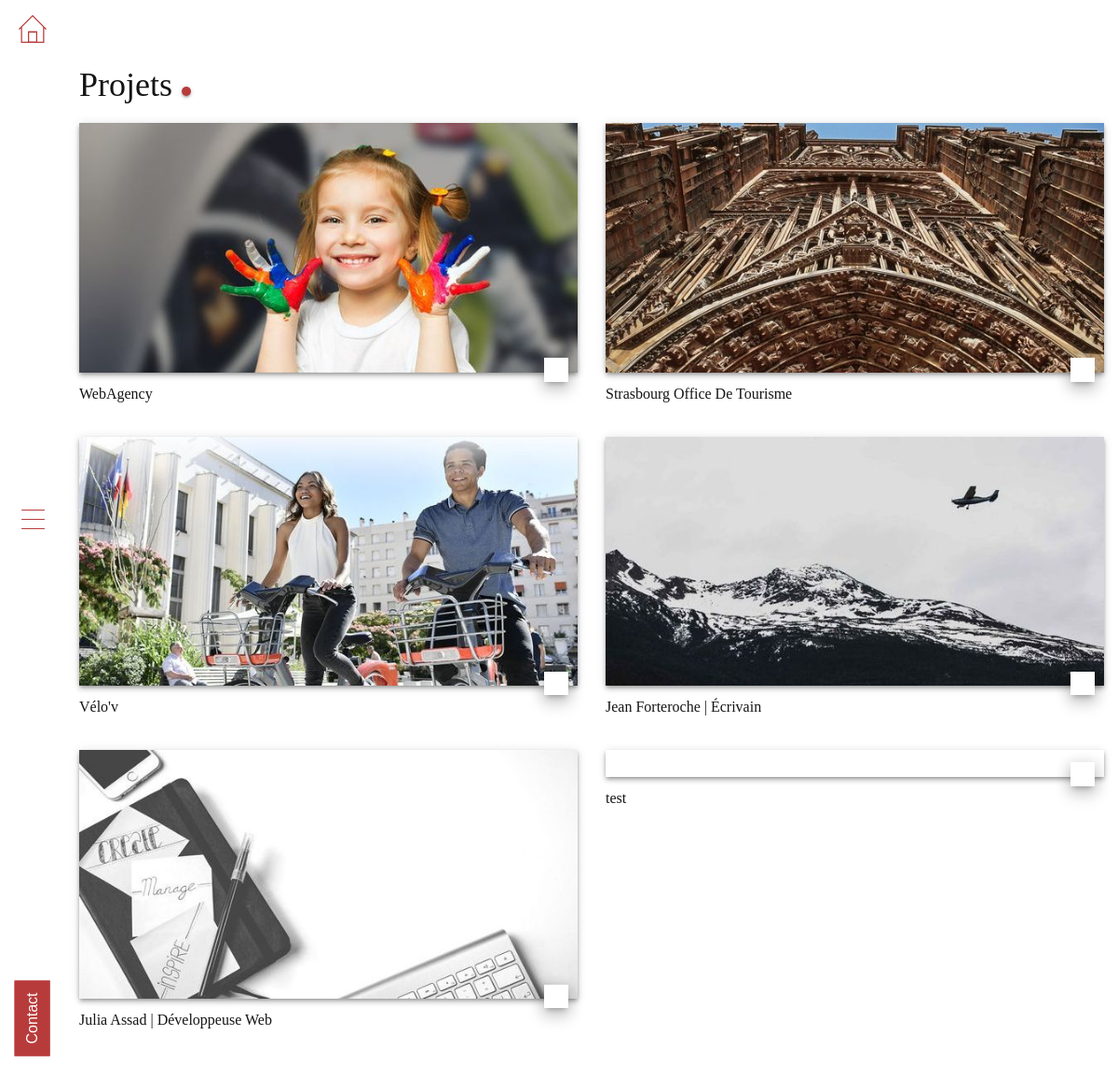
Page /Portfolio on the earlier database version.
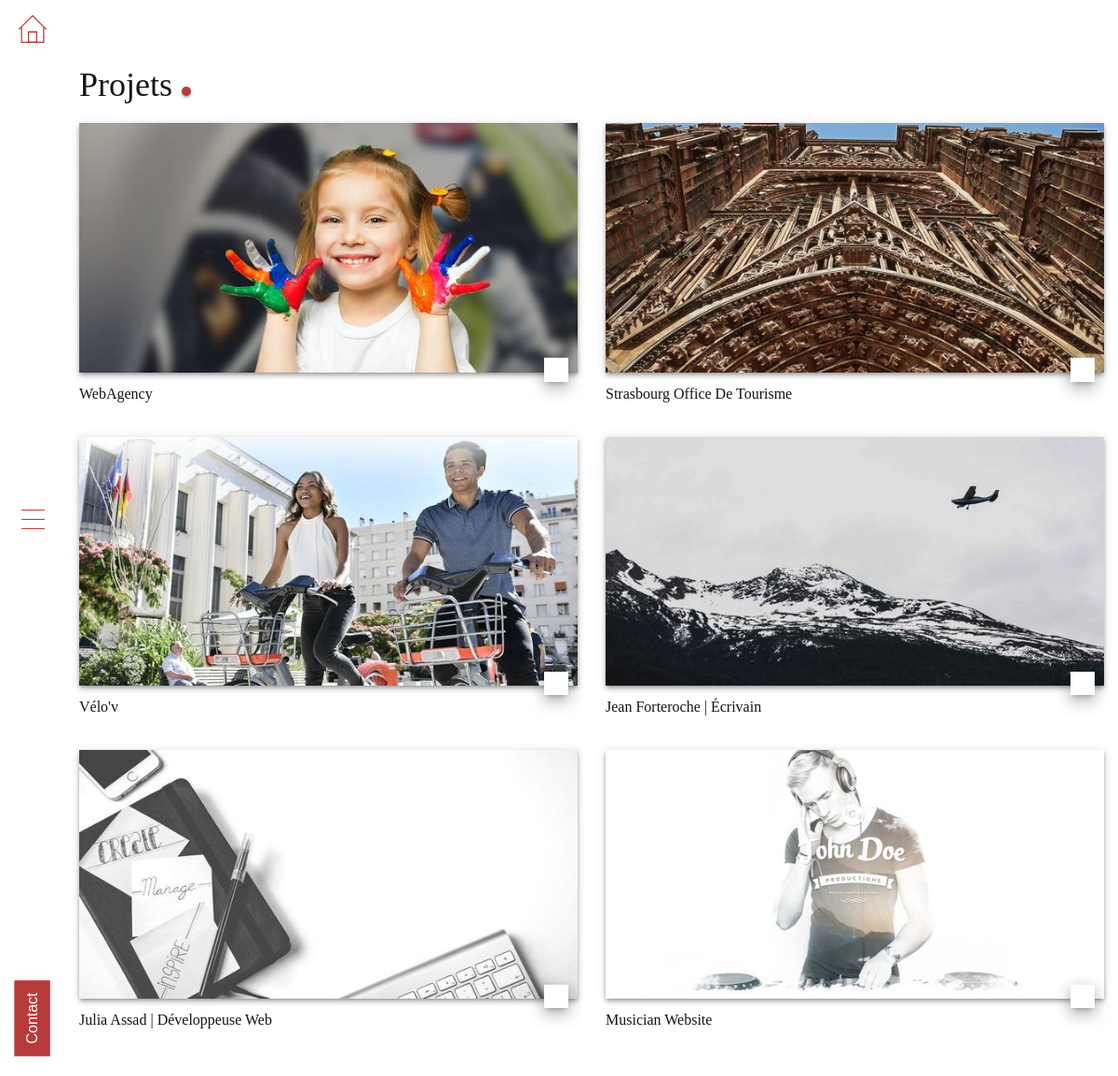
Same page on the later database version.
### tables this page shows
CREATE TABLE `projects` (
  `id` int(11) NOT NULL,
  `project_name` varchar(255) NOT NULL,
  `project_description` text NOT NULL,
  `project_sm_image` varchar(255) NOT NULL,
  `project_lg_image` varchar(255) NOT NULL,
  `project_url` varchar(255) NOT NULL,
  `project_comments` text NOT NULL,
  `project_slug` text NOT NULL,
  `is_published` tinyint(1) NOT NULL DEFAULT '0'
);

### app/libraries/Core.php (called while the page is built, shortened)
<?php
class Core
{
 protected $currentMethod = 'Index';
 public function __construct()
 {
  $url = $this->getUrl();
  if (file_exists('../app/controllers/' . ucwords($url[0]) . '.php')) {
   unset($url[0]);
  }
  $this->currentController = new $this->currentController;
  $this->params = $url ? array_values($url) : [];
  call_user_func_array([$this->currentController, $this->currentMethod], $this->params);
 }
 public function getUrl()
 {
  if (isset($_GET['url'])) {
   $url = rtrim($_GET['url'], '/');
   $url = filter_var($url, FILTER_SANITIZE_URL);
   $url = explode('/', $url);
   return $url;
  }
 }
}

### build/index.php (called while the page is built, shortened)
<?php
$init = new Core;

### app/libraries/Database.php (called while the page is built, shortened)
<?php
class Database
{
 private $host = DB_HOST;
 private $user = DB_USER;
 private $pass = DB_PASS;
 private $dbname = DB_NAME;
 private $dbh;
 private $stmt;
 public function __construct()
 {
  $dsn = 'mysql:host=' . $this->host . ';dbname=' . $this->dbname;
  $options = array(
   PDO::ATTR_PERSISTENT => true,
   PDO::ATTR_ERRMODE => PDO::ERRMODE_EXCEPTION,
  );
  try {
   $this->dbh = new PDO($dsn, $this->user, $this->pass, $options);
  } catch (PDOException $e) {
   $this->error = $e->getMessage();
   echo $this->error;
  }}
 public function query($sql)
 {
  $this->stmt = $this->dbh->prepare($sql);
 }
 public function execute()
 {
  return $this->stmt->execute();
 }
 public function resultSet()
 {
  $this->execute();
  return $this->stmt->fetchAll(PDO::FETCH_OBJ);
 }
}

### app/models/Projectmodel.php (called while the page is built, shortened)
<?php
class Projectmodel
{
    private $db;
    public function __construct()
    {
        $this->db = new Database;
    }
    public function getProjects()
    {
        $this->db->query('SELECT * FROM projects');
        $results = $this->db->resultSet();
        return $results;
    }
}

### app/views/front/pages/projects.php (the view, shortened to what this page needs)
<?php require APPROOT . '/views/inc/header.php';?>
<?php require APPROOT . '/views/inc/sidenav.php';?>
<div id="main" class="main-container">
    <section id="projects" class="section projects">
        <div class="container-fluid">
            <h2 class="headline--red-dot">Projets</h2>
            <div class="row">
            <?php foreach($data['projects'] as $project):?>
            <div class="col-md-6">
                    <div class="project">
                        <div class="project--image">
                            <picture>
                                <source srcset="<?php echo URLROOT;?>/uploads/<?php echo $project->project_sm_image;?>" media="(min-width:768px)">
                                <img class="img-fluid" srcset="<?php echo URLROOT;?>/uploads/<?php echo $project->project_lg_image;?>" alt="" class="large-hero__image">
                                <a href="<?php echo URLROOT;?>/Portfolio/<?php echo $project->project_slug;?>"><span
                                        class="lnr lnr-chevron-right"></span></a>
                            </picture>
                        </div>
                        <h3 class="project--title h6"><?php echo $project->project_name;?></h3>
                    </div>
                </div>
                <?php endforeach;?>
            </div>
        </div>
    </section>
    <?php require APPROOT . '/views/inc/footer.php';?>

### app/controllers/Portfolio.php (shortened to what this page needs)
<?php
class Portfolio extends Controller
{
    public function __construct()
    {
        $this->projectModel = $this->model('Projectmodel');
    }
    public function index($slug = null)
    {
        if (is_null($slug)) {
            $projects = $this->projectModel->getProjects();
            $data = [
                'projects' => $projects,
            ];
            $this->view('front/pages/projects', $data);
        }
    }
}

### app/libraries/Controller.php (shortened to what this page needs)
<?php
class Controller
{
 public function view($view, $data = [])
 {
  if (file_exists('../app/views/' . $view . '.php')) {
   require_once '../app/views/' . $view . '.php';
  } else {
   die("View does not exist");
  }
 }
}

### app/views/inc/header.php (shortened to what this page needs)
<!DOCTYPE html>
<html lang="fr-FR">
<head>
  <link type="text/css" rel="stylesheet" href="css/normalize.min.css">
  <link type="text/css" rel="stylesheet" href="css/normalize.min.css">
  <link rel="stylesheet" href="https://use.fontawesome.com/releases/v5.7.2/css/all.css">
  <link rel="stylesheet" href="https://cdn.linearicons.com/free/1.0.0/icon-font.min.css">
  <link type="text/css" rel="stylesheet" href="<?php echo URLROOT; ?>/css/style.css">
</head>
<body>

### app/views/inc/sidenav.php (shortened to what this page needs)
<div class="sidenav">
    <div class="home-icon">
        <a href="<?php echo URLROOT;?>"><img class="img-fluid" src="<?php echo URLROOT;?>/img/iconmonstr-home-thin.svg"
                alt="Retour à l'accueil"></a>
    </div>
    <div id="btn-menu" class="btn-open">
        <button class="hamburger hamburger--collapse" type="button">
            <span class="hamburger-box">
                <span class="hamburger-inner"></span>
            </span>
        </button>
    </div>
    <a href="#contact" class="btn rounded-0 contact-button shadow-none">Contact</a>
</div>

### app/views/inc/footer.php (shortened to what this page needs)
</body>
</html>

Differences in the rows shown:
removed projects: project_name "test"
added projects: shows a picture, project_name "Musician Website"
